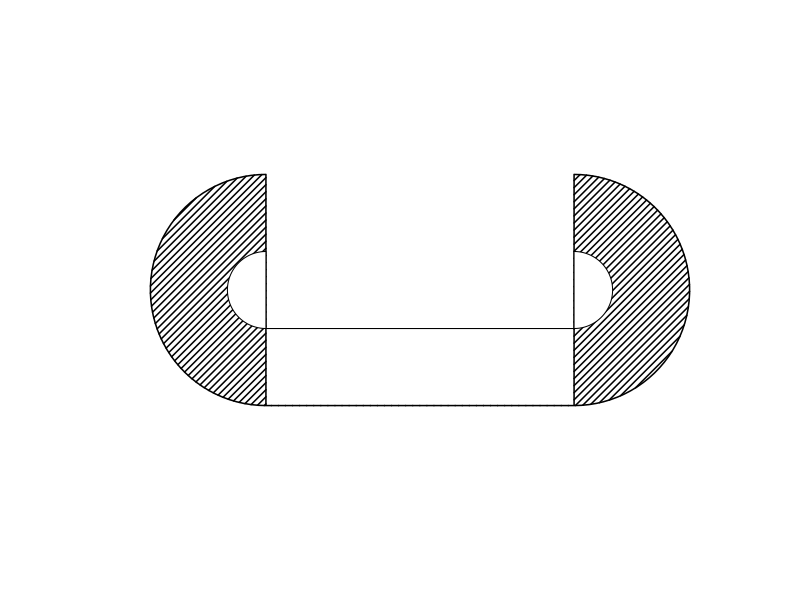

Generate this figure with R:
setwd("C:/Users/18904/Github/junior-mathematics/codes")
if(!dir.exists("../figures"))dir.create("../figures")

# week93-1: stadium track, two straightaways + two semicircular ends (annular)
draw1=function(){
  plot(0,0,xlim=c(-1,7),ylim=c(-2.5,2.5),type="n",asp=1,axes=FALSE,xlab="",ylab="")
  # outer stadium: rectangle [1,5]x[-1.5,1.5] + semicircles at x=1 and x=5 radius 1.5
  ox=c(1,5,5+1.5*cos(seq(pi/2,-pi/2,length=50)),1+1.5*cos(seq(3*pi/2,pi/2,length=50)))
  oy=c(-1.5,-1.5,1.5*sin(seq(pi/2,-pi/2,length=50)),1.5*sin(seq(3*pi/2,pi/2,length=50)))
  polygon(ox,oy,density=20,lwd=1.5)
  # inner
  ix=c(1,5,5+0.5*cos(seq(pi/2,-pi/2,length=50)),1+0.5*cos(seq(3*pi/2,pi/2,length=50)))
  iy=c(-0.5,-0.5,0.5*sin(seq(pi/2,-pi/2,length=50)),0.5*sin(seq(3*pi/2,pi/2,length=50)))
  polygon(ix,iy,col="white",border="black")
}
cairo_pdf("../figures/week93-1.pdf",width=6,height=3,family="sans");draw1();dev.off()
svglite::svglite("../figures/week93-1.svg",width=6,height=3);draw1();dev.off()
